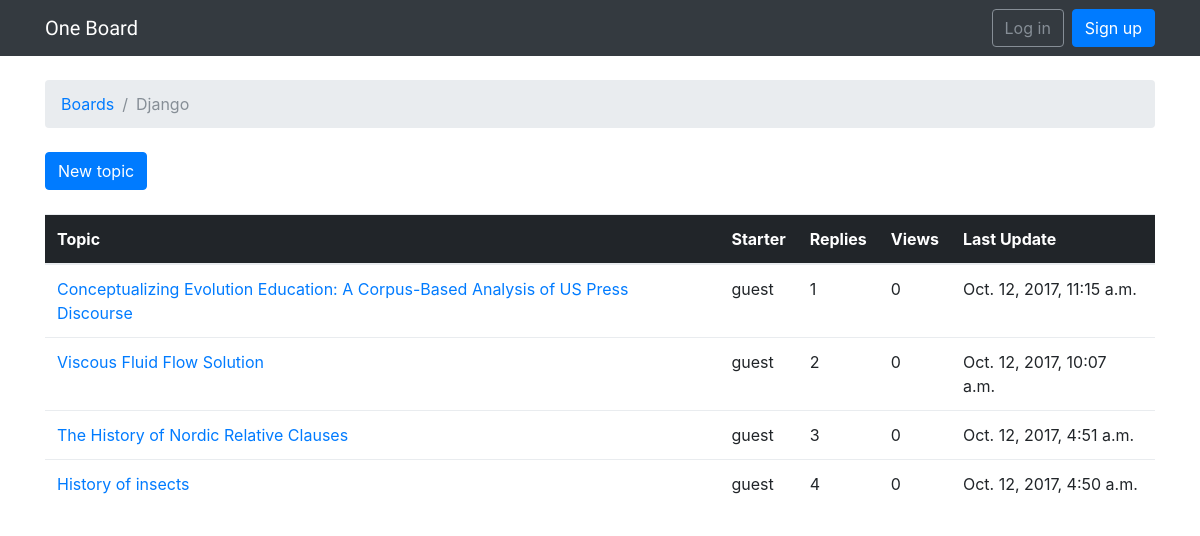
/boards/1/, run on an earlier commit of the app's database.
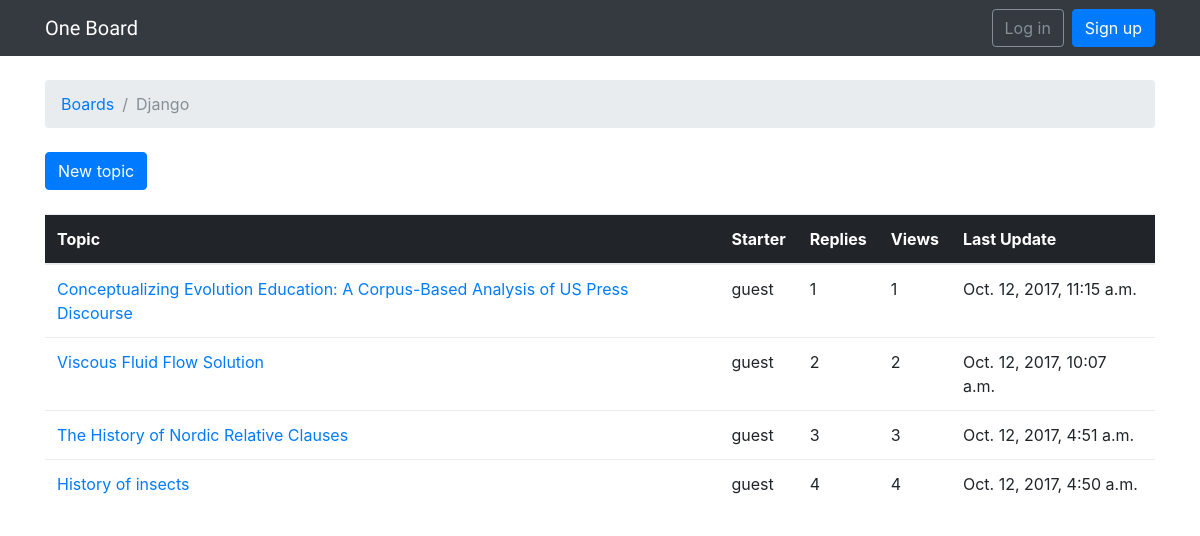
And on a later commit of the database.
### boards/models.py (models this page shows, shortened)
class Board(models.Model):
    name = models.CharField(max_length=30, unique=True)
    description = models.CharField(max_length=100)

class Topic(models.Model):
    subject = models.CharField(max_length=255)
    last_updated = models.DateTimeField(auto_now_add=True)
    board = models.ForeignKey(Board, related_name='topics')
    starter = models.ForeignKey(User, related_name='topics')
    views = models.PositiveIntegerField(default=0)

### boards/views.py (the view)
# urls.py: url(r'^boards/(?P<pk>\d+)/$', views.TopicListView.as_view(), name='board_topics'),
class TopicListView(ListView):
    model = Topic
    context_object_name = 'topics'
    template_name = 'topics.html'
    paginate_by = 10
    def get_context_data(self, **kwargs):
        kwargs['board'] = self.board
        return super().get_context_data(**kwargs)
    def get_queryset(self):
        self.board = get_object_or_404(Board, pk=self.kwargs.get('pk'))
        queryset = self.board.topics.order_by('-last_updated').annotate(replies=Count('posts') - 1)
        return queryset

### templates/topics.html (shortened to what this page needs)
{% extends 'base.html' %}
{% block breadcrumb %}
  <li class="breadcrumb-item"><a href="{% url 'home' %}">Boards</a></li>
  <li class="breadcrumb-item active">{{ board.name }}</li>
{% endblock %}
{% block content %}
  <div class="mb-4">
    <a href="{% url 'new_topic' board.pk %}" class="btn btn-primary">New topic</a>
  </div>
  <table class="table mb-4">
    <thead class="thead-inverse">
      <tr>
        <th>Topic</th>
        <th>Starter</th>
        <th>Replies</th>
        <th>Views</th>
        <th>Last Update</th>
      </tr>
    </thead>
    <tbody>
      {% for topic in topics %}
        <tr>
          <td><a href="{% url 'topic_posts' board.pk topic.pk %}">{{ topic.subject }}</a></td>
          <td>{{ topic.starter.username }}</td>
          <td>{{ topic.replies }}</td>
          <td>{{ topic.views }}</td>
          <td>{{ topic.last_updated }}</td>
        </tr>
      {% endfor %}
    </tbody>
  </table>
{% endblock %}

### templates/base.html (shortened to what this page needs)
{% load static %}<!DOCTYPE html>
<html>
  <head>
    <link rel="stylesheet" href="{% static 'css/bootstrap.min.css' %}">
    <link rel="stylesheet" href="{% static 'css/app.css' %}">
  </head>
  <body>
    {% block body %}
      <nav class="navbar navbar-expand-lg navbar-dark bg-dark">
        <div class="container">
          <a class="navbar-brand" href="{% url 'home' %}">One Board</a>
          <div class="collapse navbar-collapse" id="mainMenu">
            {% if user.is_authenticated %}
              <ul class="navbar-nav ml-auto">
                <li class="nav-item dropdown">
                  <a class="nav-link dropdown-toggle" href="#" id="userMenu" data-toggle="dropdown" aria-haspopup="true" aria-expanded="false">
                    {{ user.username }}
                  </a>
                  <div class="dropdown-menu dropdown-menu-right" aria-labelledby="userMenu">
                    <a class="dropdown-item" href="#">My account</a>
                    <a class="dropdown-item" href="#">Change password</a>
                    <div class="dropdown-divider"></div>
                    <a class="dropdown-item" href="{% url 'logout' %}">Log out</a>
                  </div>
                </li>
              </ul>
            {% else %}
              <form class="form-inline ml-auto">
                <a href="{% url 'login' %}" class="btn btn-outline-secondary">Log in</a>
                <a href="{% url 'signup' %}" class="btn btn-primary ml-2">Sign up</a>
              </form>
            {% endif %}
          </div>
        </div>
      </nav>
      <div class="container">
        <ol class="breadcrumb my-4">
          {% block breadcrumb %}
          {% endblock %}
        </ol>
        {% block content %}
        {% endblock %}
      </div>
    {% endblock body %}
  </body>
</html>

### static/css/app.css (style rules this page uses)
.navbar-brand { font-family: 'Peralta', cursive; }

What changed in the data, as far as the page shows it:
changed Topic "Oct. 12, 2017, 11:15 a.m.": views "0" → "1"
changed Topic "Viscous Fluid Flow Solution": views "0" → "2"
changed Topic "The History of Nordic Relative Clauses": views "0" → "3"
changed Topic "History of insects": views "0" → "4"
